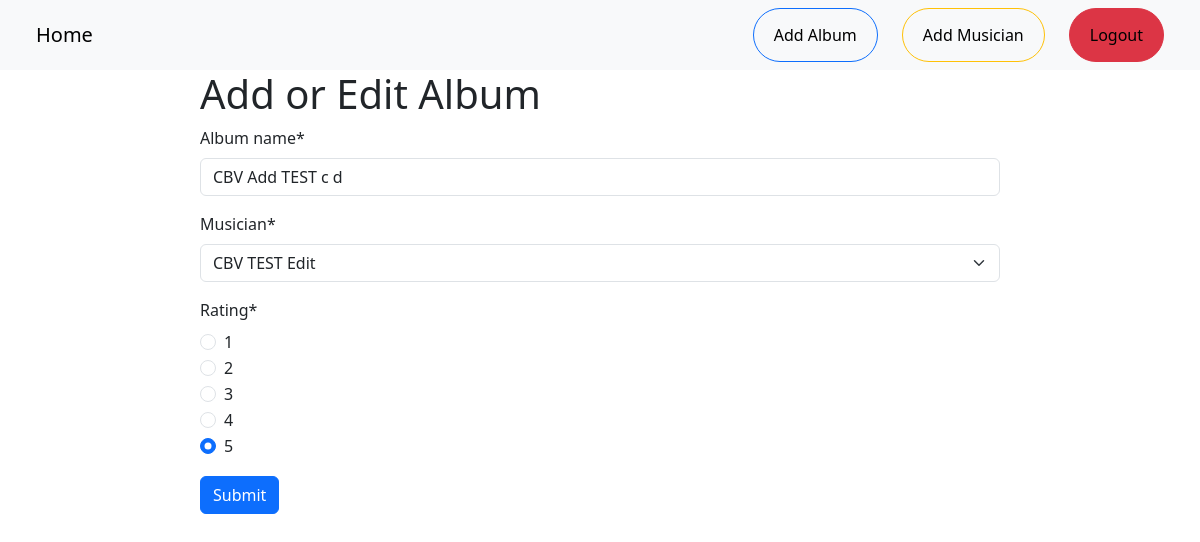
The app's page /album/edit/29/ (signed in) with its own data.
### album/models.py (models this page shows, shortened)
class AlbumModel(models.Model):
    album_name = models.CharField(max_length=100)
    musician = models.ForeignKey(MusicianModel, on_delete=models.CASCADE)
    release_date = models.DateField(auto_now=True)
    rating = models.IntegerField(
        validators=[MinValueValidator(1), MaxValueValidator(5)]
    )

### album/views.py (the view)
# urls.py: path("edit/<int:id>/", views.edit_album.as_view(), name="edit_album"),
@method_decorator(login_required, name="dispatch")
class edit_album(UpdateView):
    model = AlbumModel
    form_class = AlbumForm
    template_name = "add_album.html"
    pk_url_kwarg = "id"
    success_url = reverse_lazy("home")

### album/forms.py
class AlbumForm(forms.ModelForm):
    class Meta:
        model = AlbumModel
        fields = "__all__"
        widgets = {
            "musicians": forms.CheckboxSelectMultiple(),
            "rating": forms.RadioSelect(choices=[(i, i) for i in range(1, 6)]),
        }

### musician/models.py (called while the page is built)
    def __str__(self):
        return f"{self.first_name} {self.last_name}"

### album/templates/add_album.html
{% extends "base.html" %} {% load crispy_forms_tags %} {% block content %}
<div style="width: 50rem; margin: auto">
  <h1>Add or Edit Album</h1>
  <form method="POST">
    {% csrf_token %} {{ form | crispy}}
    <button class="btn btn-primary" type="submit">Submit</button>
  </form>
</div>
{%endblock content %}

### records on screen
AlbumModel: album_name "CBV Add TEST c d", musician "CBV TEST Edit", rating "☐ 1 ☐ 2 ☐ 3 ☐ 4 ☑ 5"
